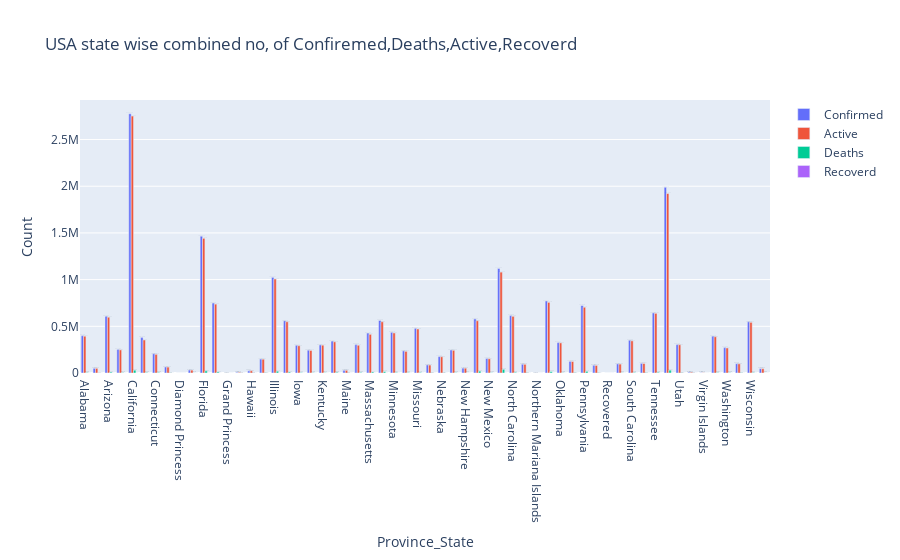

This figure's notebook cell:
### Markdown cell above
### Plot Province/State Wise Confirmed cases in USA

### Code cell
usa_data

df =usa_data.groupby(['Province_State']).Confirmed.sum().reset_index()
df2= usa_data.groupby(['Province_State']).Deaths.sum().reset_index()
df3= usa_data.groupby(['Province_State']).Recovered.sum().reset_index()
df4 = usa_data.groupby(['Province_State']).Active.sum().reset_index()

data2= pd.merge(df,df2,on='Province_State')
data3=pd.merge(data2,df3,on='Province_State')
data4=pd.merge(data3,df4,on='Province_State')

data4

import plotly.graph_objects as go

fig = go.Figure(data=[
    go.Bar(name='Confirmed', x=data4['Province_State'], y=data4['Confirmed'], text=data4['Confirmed']),
    go.Bar(name='Active', x=data4['Province_State'], y=data4['Active'], text=data4['Active']),
    go.Bar(name='Deaths', x=data4['Province_State'], y=data4['Deaths'],text=data4['Deaths']),
    go.Bar(name='Recoverd', x=data4['Province_State'], y=data4['Recovered'],text=data4['Recovered']),
])
# Change the bar mode
fig.update_layout(title='USA state wise combined no, of Confiremed,Deaths,Active,Recoverd',xaxis=dict(title='Province_State'),yaxis=dict(title='Count'),barmode='group')

fig.show()

### Figure 1 — Plotly figure (JSON) as saved in the notebook; plotly's stock layout.template omitted (floating-point values rounded to 4 significant figures)
{"data": [{"name": "Confirmed", "text": [399150, 49979, 607345, 251746, 2776975, 381434, 205994, 64475, 49, 31457, 1464697, 748852, 103, 7399, 23897, 149235, 1024039, 558560, 296171, 244347, 300397, 341431, 29019, 303364, 427135, 562553, 434413, 236868, 477617, 86102, 175620, 246309, 52371, 579250, 154954, 1119284, 614355, 93951, 125, 770977, 325277, 124476, 721820, 82630, 0, 97614, 350084, 102901, 643181, 1988676, 303723, 8790, 2143, 393715, 271595, 99778, 548134, 46719], "type": "bar", "x": ["Alabama", "Alaska", "Arizona", "Arkansas", "California", "Colorado", "Connecticut", "Delaware", "Diamond Princess", "District of Columbia", "Florida", "Georgia", "Grand Princess", "Guam", "Hawaii", "Idaho", "Illinois", "Indiana", "Iowa", "Kansas", "Kentucky", "Louisiana", "Maine", "Maryland", "Massachusetts", "Michigan", "Minnesota", "Mississippi", "Missouri", "Montana", "Nebraska", "Nevada", "New Hampshire", "New Jersey", "New Mexico", "New York", "North Carolina", "North Dakota", "Northern Mariana Islands", "Ohio", "Oklahoma", "Oregon", "Pennsylvania", "Puerto Rico", "Recovered", "Rhode Island", "South Carolina", "South Dakota", "Tennessee", "Texas", "Utah", "Vermont", "Virgin Islands", "Virginia", "Washington", "West Virginia", "Wisconsin", "Wyoming"], "y": [399150, 49979, 607345, 251746, 2776975, 381434, 205994, 64475, 49, 31457, 1464697, 748852, 103, 7399, 23897, 149235, 1024039, 558560, 296171, 244347, 300397, 341431, 29019, 303364, 427135, 562553, 434413, 236868, 477617, 86102, 175620, 246309, 52371, 579250, 154954, 1119284, 614355, 93951, 125, 770977, 325277, 124476, 721820, 82630, 0, 97614, 350084, 102901, 643181, 1988676, 303723, 8790, 2143, 393715, 271595, 99778, 548134, 46719]}, {"name": "Active", "text": [393851, 49755, 597309, 247736, 2750669, 353757, 199670, 63347, 49, 30644, 1441893, 737395, 100, 7275, 23589, 147707, 1006442, 548634, 292044, 241572, 297521, 333598, 28587, 297162, 414061, 548408, 428682, 231722, 471444, 85048, 173883, 242859, 51509, 559396, 152222, 1080226, 606930, 93206, 123, 756078, 322539, 122873, 704110, 81014, 0, 95552, 344326, 101331, 638746, 1921602, 302333, 8634, 2119, 388334, 267897, 98208, 542567, 46230], "type": "bar", "x": ["Alabama", "Alaska", "Arizona", "Arkansas", "California", "Colorado", "Connecticut", "Delaware", "Diamond Princess", "District of Columbia", "Florida", "Georgia", "Grand Princess", "Guam", "Hawaii", "Idaho", "Illinois", "Indiana", "Iowa", "Kansas", "Kentucky", "Louisiana", "Maine", "Maryland", "Massachusetts", "Michigan", "Minnesota", "Mississippi", "Missouri", "Montana", "Nebraska", "Nevada", "New Hampshire", "New Jersey", "New Mexico", "New York", "North Carolina", "North Dakota", "Northern Mariana Islands", "Ohio", "Oklahoma", "Oregon", "Pennsylvania", "Puerto Rico", "Recovered", "Rhode Island", "South Carolina", "South Dakota", "Tennessee", "Texas", "Utah", "Vermont", "Virgin Islands", "Virginia", "Washington", "West Virginia", "Wisconsin", "Wyoming"], "y": [393851, 49755, 597309, 247736, 2750669, 353757, 199670, 63347, 49, 30644, 1441893, 737395, 100, 7275, 23589, 147707, 1006442, 548634, 292044, 241572, 297521, 333598, 28587, 297162, 414061, 548408, 428682, 231722, 471444, 85048, 173883, 242859, 51509, 559396, 152222, 1080226, 606930, 93206, 123, 756078, 322539, 122873, 704110, 81014, 0, 95552, 344326, 101331, 638746, 1921602, 302333, 8634, 2119, 388334, 267897, 98208, 542567, 46230]}, {"name": "Deaths", "text": [5299, 224, 10036, 4010, 29638, 5600, 6324, 1128, 0, 813, 22804, 11457, 3, 124, 308, 1528, 19210, 10089, 4127, 3164, 2876, 7833, 432, 6246, 11071, 14145, 5731, 5146, 6173, 1054, 1737, 3450, 862, 19854, 2732, 39288, 7425, 1360, 2, 14899, 2738, 1603, 17710, 1616, 0, 2062, 5758, 1570, 7704, 30441, 1390, 156, 24, 5381, 3698, 1570, 5567, 489], "type": "bar", "x": ["Alabama", "Alaska", "Arizona", "Arkansas", "California", "Colorado", "Connecticut", "Delaware", "Diamond Princess", "District of Columbia", "Florida", "Georgia", "Grand Princess", "Guam", "Hawaii", "Idaho", "Illinois", "Indiana", "Iowa", "Kansas", "Kentucky", "Louisiana", "Maine", "Maryland", "Massachusetts", "Michigan", "Minnesota", "Mississippi", "Missouri", "Montana", "Nebraska", "Nevada", "New Hampshire", "New Jersey", "New Mexico", "New York", "North Carolina", "North Dakota", "Northern Mariana Islands", "Ohio", "Oklahoma", "Oregon", "Pennsylvania", "Puerto Rico", "Recovered", "Rhode Island", "South Carolina", "South Dakota", "Tennessee", "Texas", "Utah", "Vermont", "Virgin Islands", "Virginia", "Washington", "West Virginia", "Wisconsin", "Wyoming"], "y": [5299, 224, 10036, 4010, 29638, 5600, 6324, 1128, 0, 813, 22804, 11457, 3, 124, 308, 1528, 19210, 10089, 4127, 3164, 2876, 7833, 432, 6246, 11071, 14145, 5731, 5146, 6173, 1054, 1737, 3450, 862, 19854, 2732, 39288, 7425, 1360, 2, 14899, 2738, 1603, 17710, 1616, 0, 2062, 5758, 1570, 7704, 30441, 1390, 156, 24, 5381, 3698, 1570, 5567, 489]}, {"name": "Recoverd", "text": [0, 0, 0, 0, 0, 0, 0, 0, 0, 0, 0, 0, 0, 0, 0, 0, 0, 0, 0, 0, 0, 0, 0, 0, 0, 0, 0, 0, 0, 0, 0, 0, 0, 0, 0, 0, 0, 0, 0, 0, 0, 0, 0, 0, 0, 0, 0, 0, 0, 0, 0, 0, 0, 0, 0, 0, 0, 0], "type": "bar", "x": ["Alabama", "Alaska", "Arizona", "Arkansas", "California", "Colorado", "Connecticut", "Delaware", "Diamond Princess", "District of Columbia", "Florida", "Georgia", "Grand Princess", "Guam", "Hawaii", "Idaho", "Illinois", "Indiana", "Iowa", "Kansas", "Kentucky", "Louisiana", "Maine", "Maryland", "Massachusetts", "Michigan", "Minnesota", "Mississippi", "Missouri", "Montana", "Nebraska", "Nevada", "New Hampshire", "New Jersey", "New Mexico", "New York", "North Carolina", "North Dakota", "Northern Mariana Islands", "Ohio", "Oklahoma", "Oregon", "Pennsylvania", "Puerto Rico", "Recovered", "Rhode Island", "South Carolina", "South Dakota", "Tennessee", "Texas", "Utah", "Vermont", "Virgin Islands", "Virginia", "Washington", "West Virginia", "Wisconsin", "Wyoming"], "y": [0, 0, 0, 0, 0, 0, 0, 0, 0, 0, 0, 0, 0, 0, 0, 0, 0, 0, 0, 0, 0, 0, 0, 0, 0, 0, 0, 0, 0, 0, 0, 0, 0, 0, 0, 0, 0, 0, 0, 0, 0, 0, 0, 0, 0, 0, 0, 0, 0, 0, 0, 0, 0, 0, 0, 0, 0, 0]}], "layout": {"barmode": "group", "title": {"text": "USA state wise combined no, of Confiremed,Deaths,Active,Recoverd"}, "xaxis": {"title": {"text": "Province_State"}}, "yaxis": {"title": {"text": "Count"}}}}
